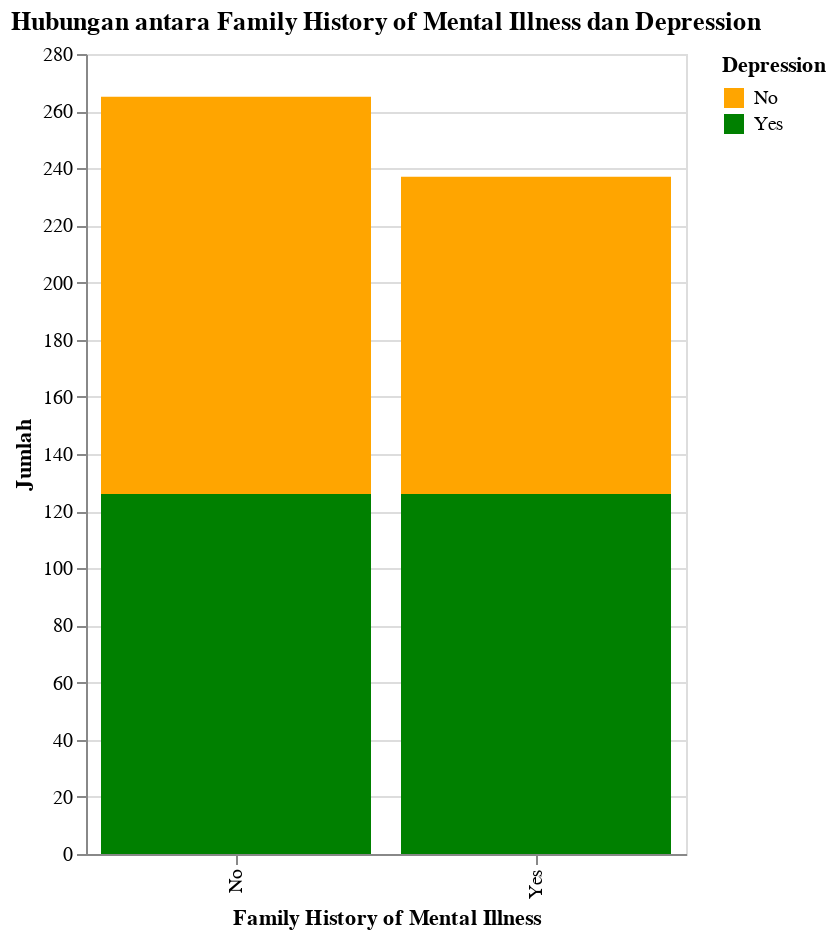

The cell this chart's notebook holds for it:
### Code cell
cross_tab_long3 = cross_tab3.reset_index().melt(id_vars='Family History of Mental Illness',
                                                value_vars=['Yes', 'No'],
                                                var_name='Depression',
                                                value_name='Count')

chart3 = alt.Chart(cross_tab_long3).mark_bar().encode(
    x=alt.X('Family History of Mental Illness', sort='-y'),
    y=alt.Y('Count', title='Jumlah'),
    color=alt.Color('Depression', scale=alt.Scale(range=['orange', 'green'])),  # Perbaikan: alt.Color()
    tooltip=['Family History of Mental Illness', 'Depression', 'Count']
).properties(
    title='Hubungan antara Family History of Mental Illness dan Depression',
    width=300,  # Lebar chart 
    height=400  # Tinggi chart
).interactive()

chart3.display()

### Figure 1 — Vega-Lite specification as saved in the notebook (floating-point values rounded to 4 significant figures)
{"config": {"view": {"continuousWidth": 300, "continuousHeight": 300}}, "data": {"name": "data-5a8b6d6eb02155fde725d08ac4852623"}, "mark": {"type": "bar"}, "encoding": {"color": {"field": "Depression", "scale": {"range": ["orange", "green"]}, "type": "nominal"}, "tooltip": [{"field": "Family History of Mental Illness", "type": "nominal"}, {"field": "Depression", "type": "nominal"}, {"field": "Count", "type": "quantitative"}], "x": {"field": "Family History of Mental Illness", "sort": "-y", "type": "nominal"}, "y": {"field": "Count", "title": "Jumlah", "type": "quantitative"}}, "height": 400, "params": [{"name": "param_3", "select": {"type": "interval", "encodings": ["x", "y"]}, "bind": "scales"}], "title": "Hubungan antara Family History of Mental Illness dan Depression", "width": 300, "$schema": "https://vega.github.io/schema/vega-lite/v5.20.1.json", "datasets": {"data-5a8b6d6eb02155fde725d08ac4852623": [{"Family History of Mental Illness": "No", "Depression": "Yes", "Count": 126}, {"Family History of Mental Illness": "Yes", "Depression": "Yes", "Count": 126}, {"Family History of Mental Illness": "No", "Depression": "No", "Count": 139}, {"Family History of Mental Illness": "Yes", "Depression": "No", "Count": 111}]}}
